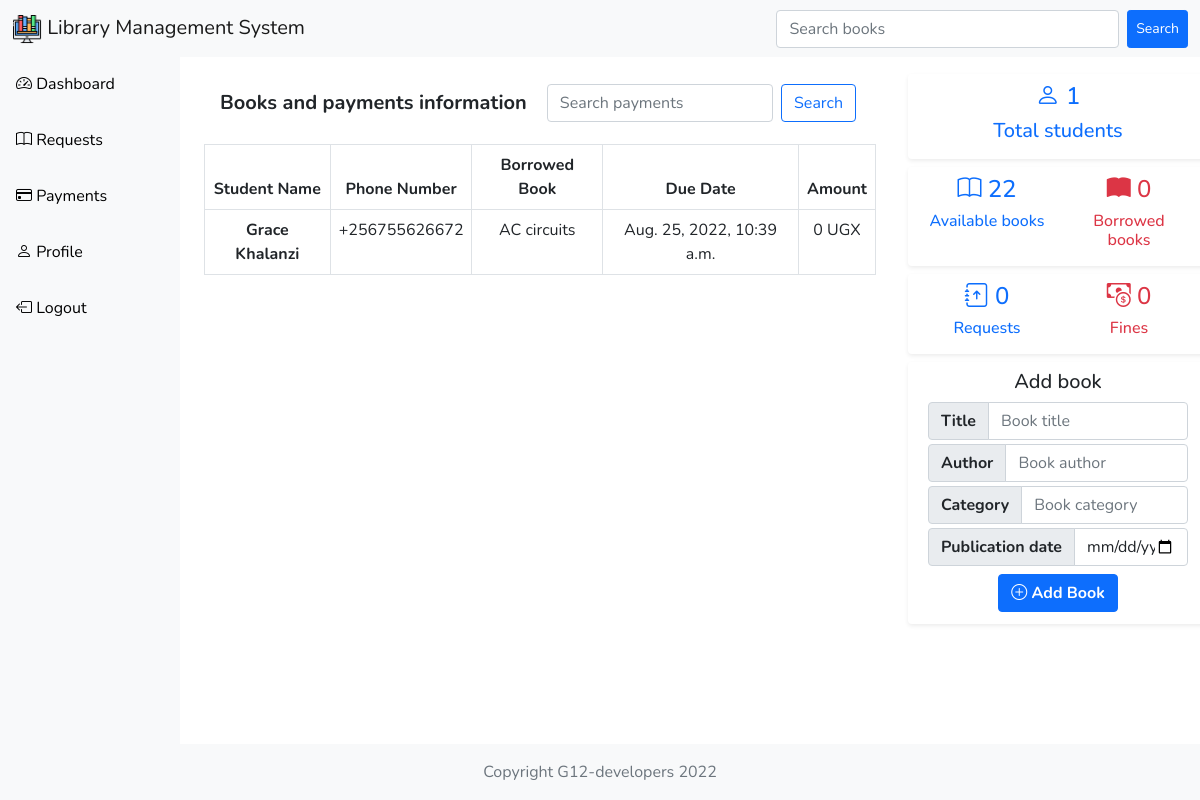
The app's page /user-payments/14/ (signed in), older data.
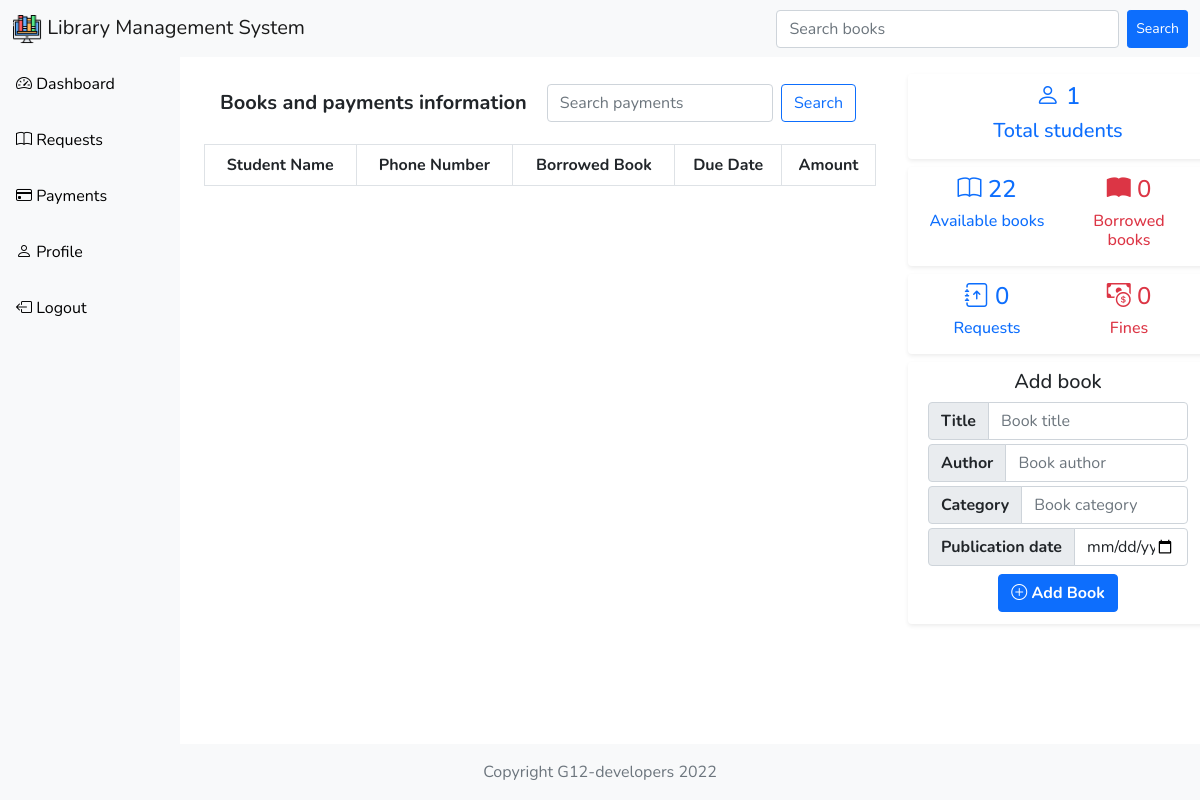
The same page, newer data.
### customuser/models.py (models this page shows, shortened)
class CustomUser(AbstractUser):
    name = models.CharField(max_length=50)
    email = models.EmailField(max_length=100, unique=True)
    password = models.CharField(max_length=500)
    date_of_birth = models.DateField(null=True)
    phone_number = models.BigIntegerField()
    sex = models.CharField(max_length=10, null=True)
    role = models.CharField(max_length=20, default='Student')
    is_active = models.BooleanField(default=True)
    USERNAME_FIELD = 'email'
    REQUIRED_FIELDS = ['name', 'sex', 'role', 'phone_number', 'username']

### library_books/models.py (models this page shows)
class Book(models.Model):
    title = models.CharField(max_length=200)
    author = models.CharField(max_length=200)
    subject_area = models.CharField(max_length=200)
    publication_date = models.DateField()
    status = models.CharField(max_length=50, default="Available")
    updated = models.DateTimeField(auto_now=True)
    created = models.DateTimeField(auto_now_add=True)
    borrower_id = models.ForeignKey('customuser.CustomUser',
                                    on_delete=models.SET_NULL,
                                    null=True,
                                    blank=True)
    due_date = models.DateTimeField(null=True, blank=True)

### customuser/views.py (the view, shortened to what this page needs)
# urls.py: path('user-payments/<str:pk>/', views.userPayments, name='payments'),
@login_required(login_url='login')
def userPayments(request, pk):
    details = {}
    payment = ''
    borrowed_book = ''
    borrowed_books = 0
    available_books = 0
    user = CustomUser.objects.get(id=pk)
    total_books = Book.objects.all()
    users = CustomUser.objects.filter(role='Student')
    pending_requests = Request.objects.filter(status="Pending")
    fines = UserPayment.objects.filter(status='Pending')
    librarian = CustomUser.objects.get(role__icontains="Admin")
    try:
        available_books = Book.objects.filter(status='Available').count()
    except:
        available_books = 0
    try:
        borrowed_books = Book.objects.filter(status='Borrowed').count()
    except:
        borrowed_books = 0
    try:
        borrowed_book = Book.objects.get(status='Borrowed',
                                         borrower_id=user.id)
    except:
        borrowed_book = ''
    try:
        fine = UserPayment.objects.get(payer=user.id, status='Pending').amount
    except:
        fine = None
    if request.user.role == 'Admin':
        details = {}  # Main dictionary containing all others
        payments = ''
        book = ''
        index = 0  # Counter
        try:  # Get all users
            students = CustomUser.objects.all()
        except:
            return HttpResponse('No students yet')
        for student in students:
            if student.role == 'Student':
                details[index] = {}
                try:
                    details[index]['name'] = student.name
                    details[index]['phone_number'] = student.phone_number
                except:
                    details[index]['name'] = ''
                    details[index]['phone_number'] = ''
                try:
                    book = Book.objects.get(borrower_id=student.id)
                    details[index]['title'] = book.title
                    details[index]['due_date'] = book.due_date
                except:
                    book = ''
                    details[index]['title'] = ''
                    details[index]['due_date'] = ''
                try:
                    payment = UserPayment.objects.get(payer=student.id)
                    details[index]['amount'] = payment.amount
                except:
                    payment = ''
                if details[index][
                        'title'] == '':  # Delete indexes without books
                    details.pop(index)
                index += 1
        context = {'details': details}
    context = {
        'details': details,
        'users': users.count(),
        'pending_requests': pending_requests.count(),
        'fines': fines.count(),
        'librarian': librarian,
        'borrowed_book': borrowed_book,
        'available_books': available_books,
        'borrowed_books': borrowed_books,
        'payment': payment,
        'book': book,
        'fine': fine,
    }
    return render(request, 'customuser/payments_template.html', context)

### customuser/templates/customuser/payments_template.html (shortened to what this page needs)
{% extends 'base.html' %} {% block content %}
{% if request.user.role == 'Admin' %}
<div class="container-fluid" style="text-align: center; margin-top: 70px">
  <nav class="navbar navbar-expand-lg p-2 mb-2 mt-3">
    <h4 class="navbar-brand m-2">
      <strong>Books and payments information</strong>
    </h4>
    <div class="container-fluid justify-content-center">
      <input
        class="form-control me-2"
        type="search"
        placeholder="Search payments"
      />
      <button class="btn btn-outline-primary" type="submit">Search</button>
    </div>
  </nav>
  <table class="table table-bordered">
    <thead>
      <tr>
        <th scope="col">Student Name</th>
        <th scope="col">Phone Number</th>
        <th scope="col">Borrowed Book</th>
        <th scope="col">Due Date</th>
        <th scope="col">Amount</th>
      </tr>
    </thead>
    <tbody>
      <tr>
        {% for detail in details.values %} {% if detail %}
        <th scope="row">{{detail.name}}</th>
        <td>+{{detail.phone_number}}</td>
        <td>{{detail.title}}</td>
        <td>{{detail.due_date}}</td>
        <td>{% if detail.amount %} {{detail.amount}} {% else %} 0 UGX</td>
        {% endif %} {% else %}
        <th scope="row">_</th>
        <td>_</td>
        <td>_</td>
        <td>_</td>
        <td>_</td>
        {% endif %}
      </tr>
      {% endfor %}
    </tbody>
  </table>
</div>
{% endif %}  {% endblock %}

Row changes from the older to the newer data that the page shows:
no longer on this page (row edited): CustomUser: name "Grace Khalanzi"
no longer on this page (row edited): Book: title "AC circuits", due_date "Aug. 25, 2022, 10:39 a.m."
Text that changed along with them:
list line gone: "+ 256755626672 0 UGX"
